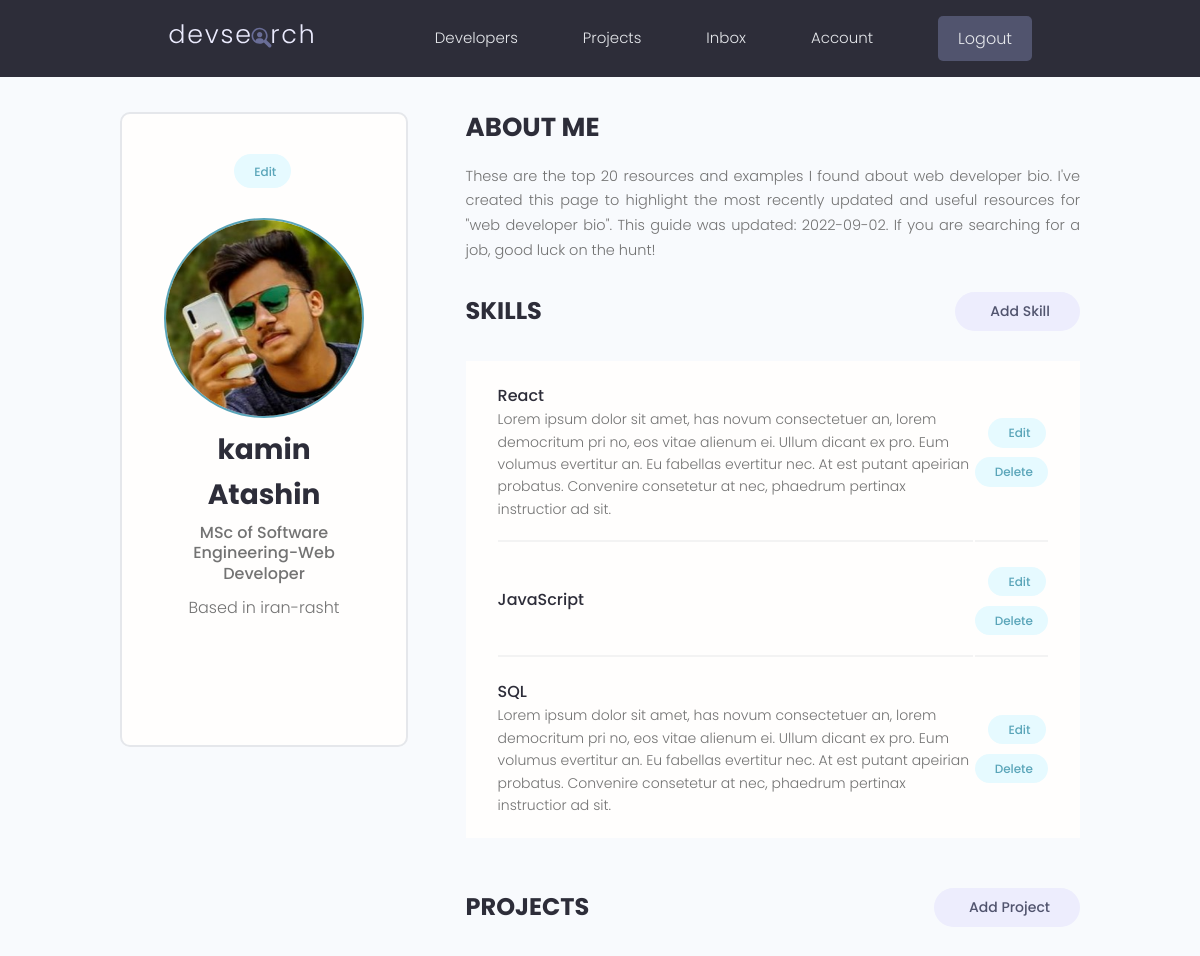
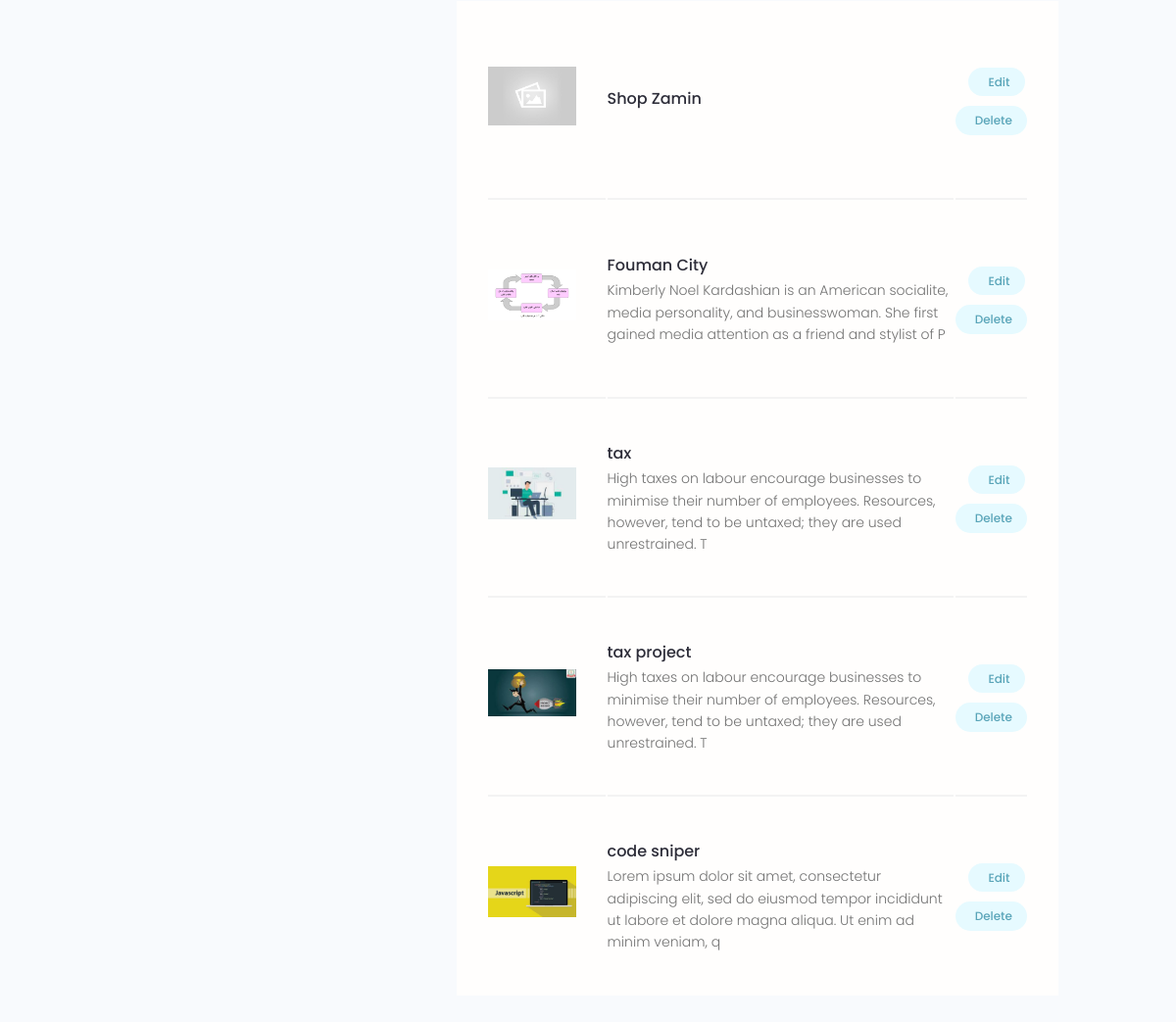
Page /account/ (signed in) on the earlier database version (2 pictures, top to bottom).
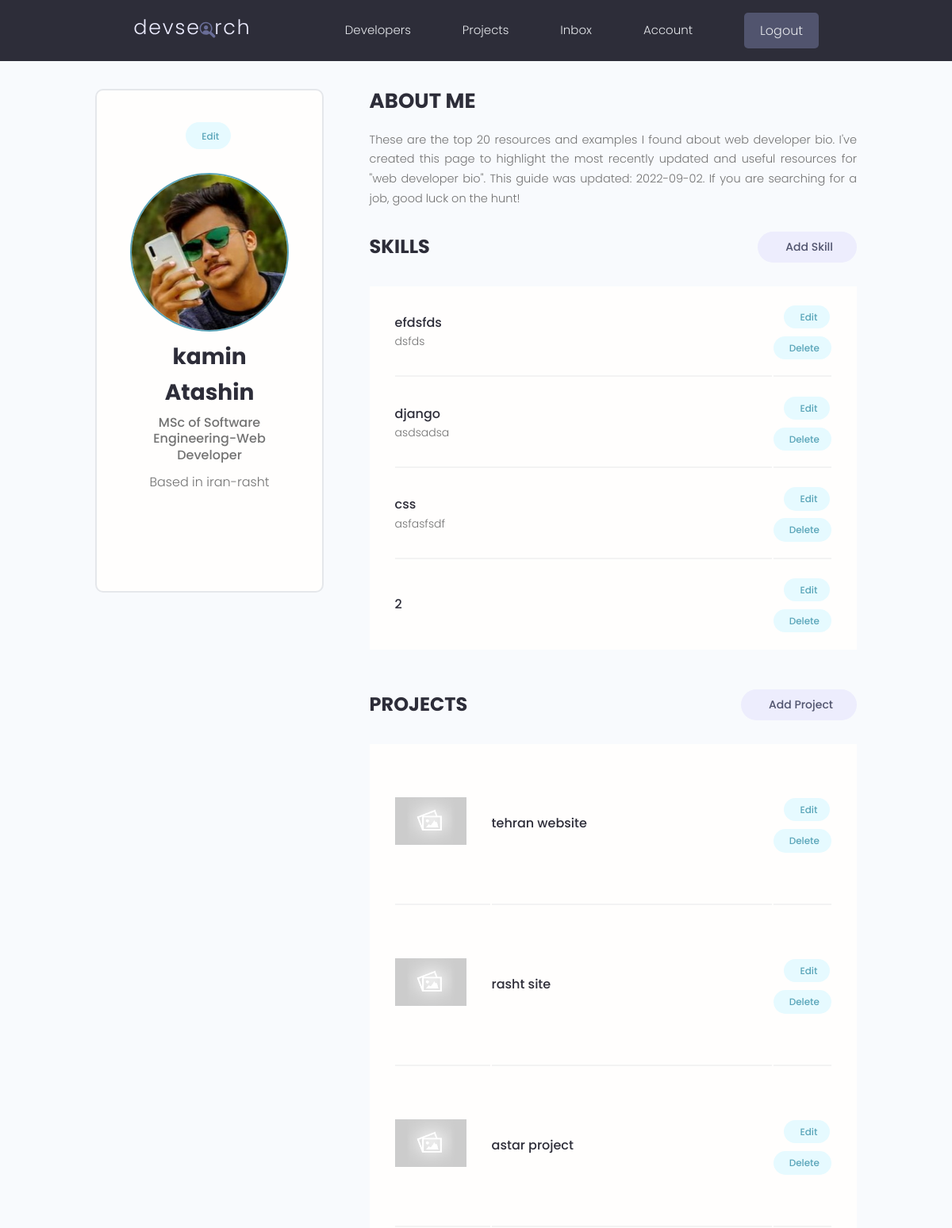
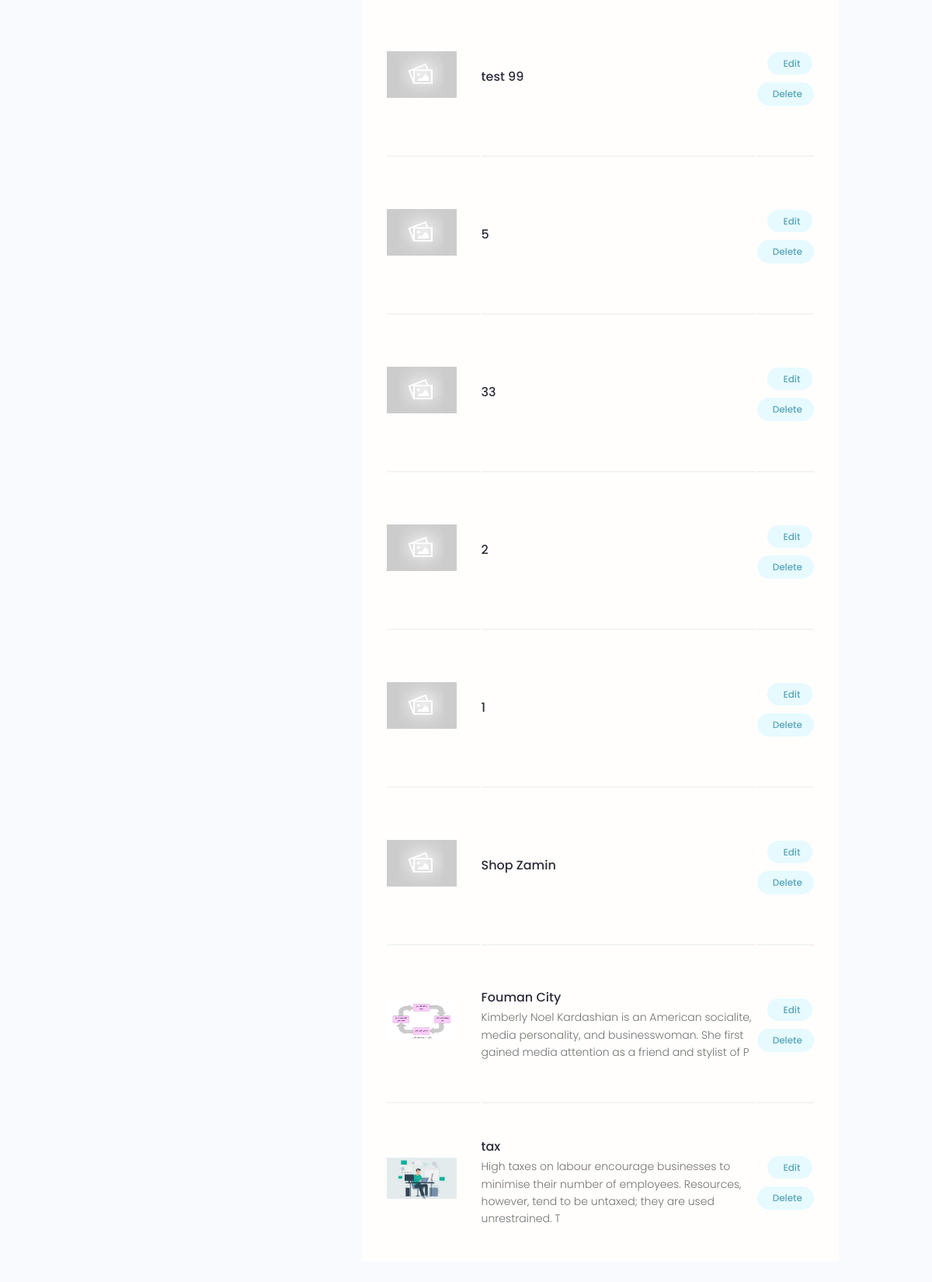
Same page on the later database version (2 pictures, top to bottom).
### users/models.py (models this page shows, shortened)
class Skill(models.Model) :
    owner=models.ForeignKey(Profiles,on_delete=models.CASCADE,null=True,blank=True)
    name=models.CharField(max_length=200,null=True,blank=True)
    description=models.TextField(null=True,blank=True)
    created=models.DateTimeField(auto_now_add=True,editable=False)
    id=models.UUIDField(default=uuid.uuid4,primary_key=True,unique=True,editable=False)

### project/models.py (models this page shows, shortened)
class Project(models.Model):
    owner= models.ForeignKey(Profiles,null=True,blank=True,on_delete=models.SET_NULL)
    title=models.CharField(max_length=200)
    description=models.TextField(null=True , blank=True)
    featured_image= models.ImageField(null=True,blank=True,default='default.jpg')
    demo_link=models.TextField(max_length=2000,null=True,
                                 blank=True)
    source_link=models.CharField(max_length=2000,null=True,
                                blank=True)
    tags=models.ManyToManyField('Tag',blank=True)
    vote_total=models.IntegerField(default=0,null=True,blank=True)
    vote_ratio=models.IntegerField(default=0,null=True,blank=True)
    created= models.DateTimeField(auto_now_add=True)
    id=models.UUIDField(default=uuid.uuid4,unique=True,
                        primary_key=True,editable=False)
    class Meta:
        ordering=['-created']

### users/views.py (the view)
# urls.py: path('account/',views.userAccount,name='account'),
@login_required(login_url='login')
def userAccount(request):
    profile=request.user.profiles
    skills = profile.skill_set.all()
    projects = profile.project_set.all()
    context = {'profile': profile, 'skills': skills, 'projects': projects}
    return render(request,'users/account.html',context)

### users/templates/users/account.html (shortened to what this page needs)
{% extends 'main.html'%}
{%block content %}
  <main class="settingsPage profile my-md">
    <div class="container">
      <div class="layout">
        <div class="column column--1of3">
          <div class="card text-center">
            <div class="card__body dev">
              <a class="tag tag--pill tag--main settings__btn" href="{% url 'edit-account'%}"> Edit</a>
              <img class="avatar avatar--xl dev__avatar" src="{{profile.profile_image.url}}" />
              <h2 class="dev__name">{{profile.name}}</h2>
              <p class="dev__title">{{profile.short_intro}}</p>
              <p class="dev__location">Based in {{profile.location}}</p>
              <ul class="dev__social">
              </ul>
            </div>
          </div>
        </div>
        <div class="column column--2of3">
          <div class="devInfo">
            <h3 class="devInfo__title">About Me</h3>
            <p class="devInfo__about">{{profile.bio}}</p>
          </div>
          <div class="settings">
            <h3 class="settings__title">Skills</h3>
            <a class="tag tag--pill tag--sub settings__btn tag--lg" href="{% url 'create-skill'%}"> Add Skill</a>
          </div>
          <table class="settings__table">
            {% for skill in skills %}
            <tr>
              <td class="settings__tableInfo">
                <h4>{{skill.name}}</h4>
                <p>
                  {{skill.description}}
                </p>
              </td>
              <td class="settings__tableActions">
                <a class="tag tag--pill tag--main settings__btn" href="{% url 'update-skill' skill.id %}"> Edit</a>
                <a class="tag tag--pill tag--main settings__btn" href="{% url 'delete-skill' skill.id %}?next=/account/">
                  Delete</a>
              </td>
            </tr>
            {% endfor %}
          </table>
          <div class="settings">
            <h3 class="settings__title">Projects</h3>
            <a class="tag tag--pill tag--sub settings__btn tag--lg" href="{% url 'create-project'%}"> Add Project</a>
          </div>
          <table class="settings__table">
            {% for project in projects %}
            <tr>
              <td class="settings__thumbnail">
                <a href="{% url 'project' project.id%}"><img src="{{ project.featured_image.url}}" alt="Project Thumbnail" /></a>
              </td>
              <td class="settings__tableInfo">
                <a href="{% url 'project' project.id%}">{{project.title}}</a>
                <p>{{project.description|slice:"150"}}
                </p>
              </td>
              <td class="settings__tableActions">
                <a class="tag tag--pill tag--main settings__btn" href="{% url 'update-project' project.id %}"> Edit</a>
                <a class="tag tag--pill tag--main settings__btn" href="{% url 'delete-project' project.id%}?next=/account">
                  Delete</a>
              </td>
            </tr>
            {%endfor%}
          </table>
        </div>
      </div>
    </div>
  </main>
  {%endblock content%}

Differences in the rows shown:
removed Skill: name "React", description "Lorem ipsum dolor sit amet, has novum consectetuer an, lorem democritum pri no, eos vitae alienum ei. Ullum dicant ex pro. Eum volumus evertitur an. Eu fabellas evertitur nec. At est putant apeirian probatus. Convenire consetetur at nec, phaedrum pertinax instructior ad sit."
removed Skill: name "JavaScript"
removed Skill: name "SQL", description "Lorem ipsum dolor sit amet, has novum consectetuer an, lorem democritum pri no, eos vitae alienum ei. Ullum dicant ex pro. Eum volumus evertitur an. Eu fabellas evertitur nec. At est putant apeirian probatus. Convenire consetetur at nec, phaedrum pertinax instructior ad sit."
removed Project: featured_image (picture), title "tax project", description "High taxes on labour encourage businesses to minimise their number of employees. Resources, however, tend to be untaxed; they are used unrestrained. T"
removed Project: featured_image (picture), title "code sniper", description "Lorem ipsum dolor sit amet, consectetur adipiscing elit, sed do eiusmod tempor incididunt ut labore et dolore magna aliqua. Ut enim ad minim veniam, q"
added Skill: name "efdsfds", description "dsfds"
added Skill: name "django", description "asdsadsa"
added Skill: name "css", description "asfasfsdf"
added Skill: name "2"
added Project: featured_image (placeholder picture), title "tehran website"
added Project: featured_image (placeholder picture), title "rasht site"
added Project: featured_image (placeholder picture), title "astar project"
added Project: featured_image (placeholder picture), title "test 99"
added Project: featured_image (placeholder picture), title "5"
added Project: featured_image (placeholder picture), title "33"
added Project: featured_image (placeholder picture), title "2"
added Project: featured_image (placeholder picture), title "1"
